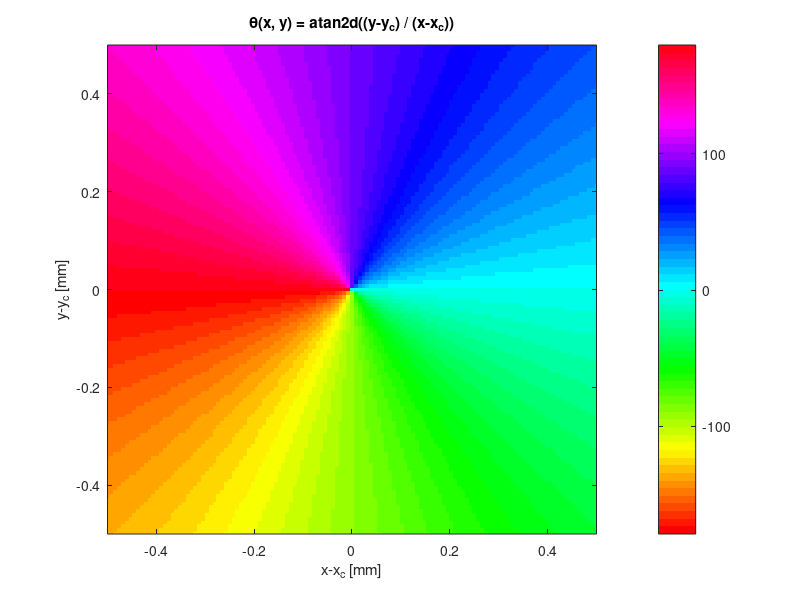
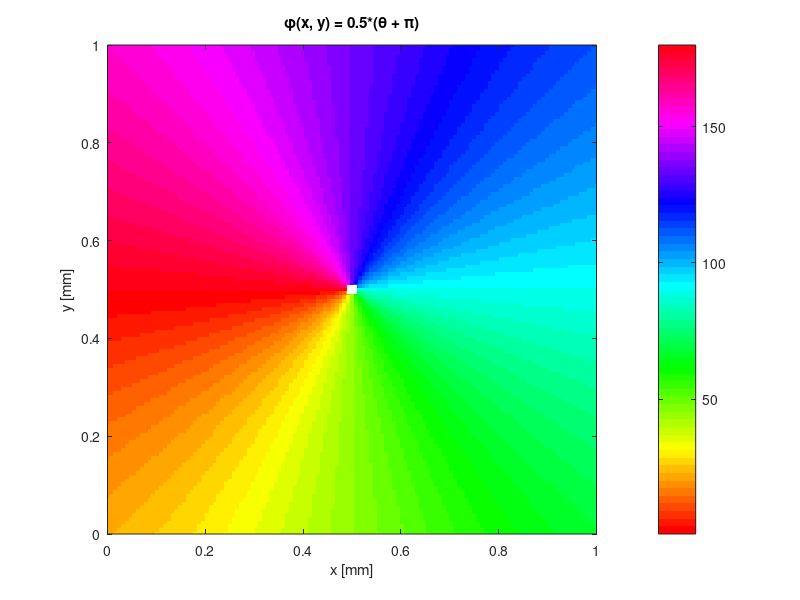
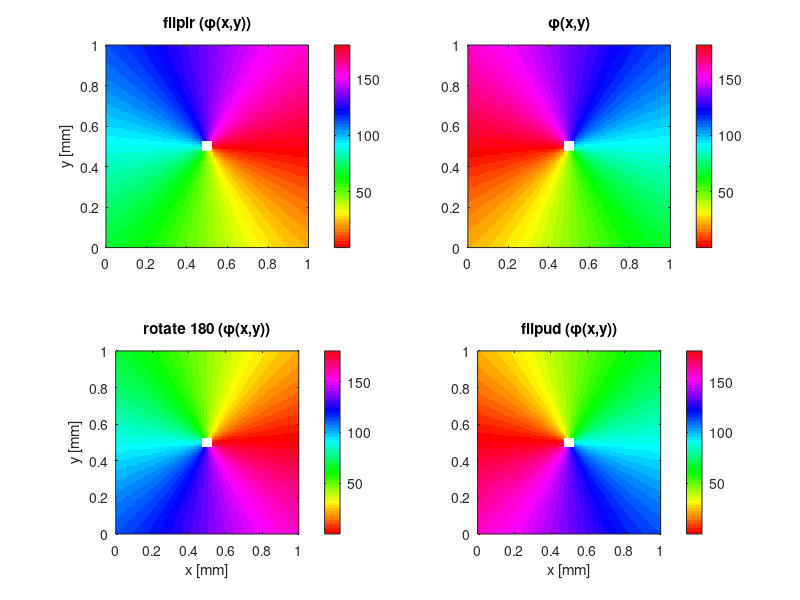
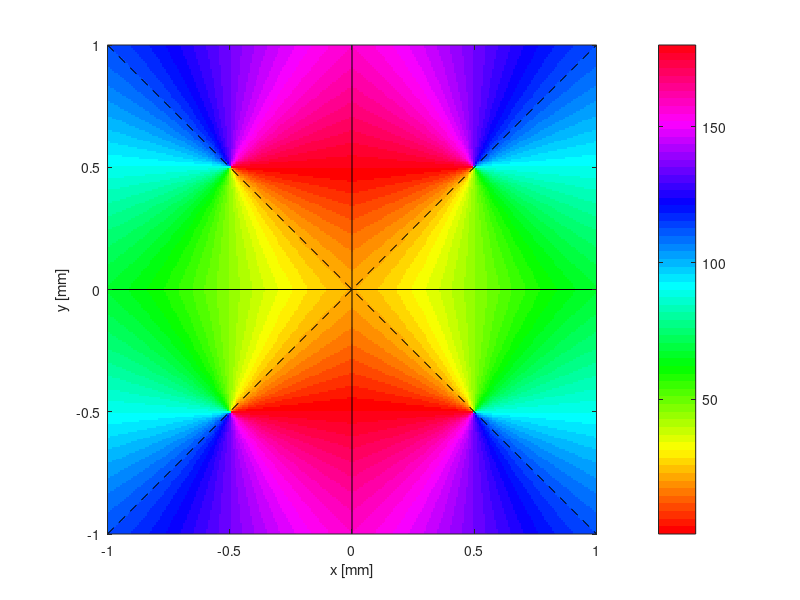

These charts were generated, in order, by the following MATLAB code: (Note: this script raises an error after producing the figures.)
N=129; %number of points
%{
pinwheel location
--------------------------
          y axis
            ^
 --  -   |  |  |   +   --
            |
------------|-------------> x axix
            |
 --  +   |  |  |   -   --   

---------------------------
'-' sign stands for clockwise rotation
'+' sign stands for counter clockwise rotation

%}
%==========================================================================
% STEP 1: Compute the right-top pinwheel matrix
% Size of the fundamental domain 
X_rt=(0:1/(N-1):1);
Y_rt=(0:1/(N-1):1);

% Pinwheel centre
x_pw = 0.5; % mm
y_pw = 0.5; % mm


% Shift coordinates
Xc = X_rt - x_pw;
Yc = Y_rt - y_pw;

%%

% Grid of the domain
[X, Y] = meshgrid(Xc, Yc);

% theta
A        = atan2d(Y, X);

xy_idx = ceil(N/2);
A_rt(xy_idx, xy_idx) = -inf;

figure(1);
imagesc(Xc, Yc, A); hold on;
title('\theta(x, y) = atan2d((y-y_c) / (x-x_c))')
colormap('hsv')
axis equal
xlim([-0.5, 0.5])
ylim([-0.5, 0.5])

xlabel('x-x_c [mm]')
ylabel('y-y_c [mm]')
set(gca, 'YDir', 'normal');
colorbar()
%%

% Shift range to 0 - 180 
% phi = 1/2 * (theta + 180)
A_rt = 0.5*(atan2d(Y, X) + 180);

figure(2);
imagesc(X_rt, Y_rt, A_rt); hold on;
title('\phi(x, y) = 0.5*(\theta + \pi)')
colormap('hsv')
scatter(x_pw, y_pw, 50, [1 1 1], 's', 'filled');
axis equal
xlim([-0.0, 1.0])
ylim([-0.0, 1.0])

xlabel('x [mm]')
ylabel('y [mm]')

% This command basically flips the array upside down
set(gca,'YDir','normal')

colorbar()
%%  Test rotation symmetry
% figure(3);
% subplot(2,2,2)
% h = pcolor(X_rt, Y_rt, A_rt); hold on;
% title('\phi(x,y)')
% set(h,'EdgeColor','none')
% colormap('hsv')
% scatter(X_rt(xy_idx), Y_rt(xy_idx), 50, [1 1 1], 's', 'filled');
% axis equal
% xlim([0, 1])
% ylim([0, 1])
% 
% rot_angle = 1; 
% subplot(2,2,1)
% h1 = pcolor(X_rt, Y_rt, rot90(A_rt,rot_angle)); hold on;
% title('\phi(x,y)')
% 
% set(h1,'EdgeColor','none')
% colormap('hsv')
% scatter(X_rt(xy_idx), Y_rt(xy_idx), 50, [1 1 1], 's', 'filled');
% axis equal
% xlim([0, 1])
% ylim([0, 1])
% ylabel('y [mm]')
% 
% 
% subplot(2,2,3)
% h2 = pcolor(X_rt, Y_rt, rot90(rot90(A_rt,rot_angle),rot_angle)); hold on;
% set(h2,'EdgeColor','none')
% colormap('hsv')
% scatter(X_rt(xy_idx), Y_rt(xy_idx), 50, [1 1 1], 's', 'filled');
% axis equal
% xlim([0, 1])
% ylim([0, 1])
% 
% ylabel('y [mm]')
% xlabel('x [mm]')
% 
% 
% subplot(2,2,4)
% h3 = pcolor(X_rt, Y_rt, rot90(rot90(rot90(A_rt,rot_angle),rot_angle),rot_angle)); hold on;
% set(h3,'EdgeColor','none')
% colormap('hsv')
% scatter(X_rt(xy_idx), Y_rt(xy_idx), 50, [1 1 1], 's', 'filled');
% axis equal
% xlim([0, 1])
% ylim([0, 1])
% 
% xlabel('x [mm]')

%% Test rotation symmetry

% figure(4);
% 
% rot_angle = -1; 
% subplot(2,2,1)
% h1 = pcolor(X_rt, Y_rt, rot90(A_rt,rot_angle)); hold on;
% set(h1,'EdgeColor','none')
% colormap('hsv')
% scatter(X_rt(xy_idx), Y_rt(xy_idx), 50, [1 1 1], 's', 'filled');
% axis equal
% xlim([0, 1])
% ylim([0, 1])
% ylabel('y [mm]')
% 
% 
% subplot(2,2,2)
% h = pcolor(X_rt, Y_rt, A_rt); hold on;
% title('\phi(x,y)')
% set(h,'EdgeColor','none')
% colormap('hsv')
% scatter(X_rt(xy_idx), Y_rt(xy_idx), 50, [1 1 1], 's', 'filled');
% axis equal
% xlim([0, 1])
% ylim([0, 1])
% 
% 
% 
% subplot(2,2,3)
% h2 = pcolor(X_rt, Y_rt, rot90(rot90(A_rt,rot_angle),rot_angle)); hold on;
% set(h2,'EdgeColor','none')
% colormap('hsv')
% scatter(X_rt(xy_idx), Y_rt(xy_idx), 50, [1 1 1], 's', 'filled');
% axis equal
% xlim([0, 1])
% ylim([0, 1])
% 
% ylabel('y [mm]')
% xlabel('x [mm]')
% 
% 
% subplot(2,2,4)
% h3 = pcolor(X_rt, Y_rt, rot90(rot90(rot90(A_rt,rot_angle),rot_angle),rot_angle)); hold on;
% set(h3,'EdgeColor','none')
% colormap('hsv')
% scatter(X_rt(xy_idx), Y_rt(xy_idx), 50, [1 1 1], 's', 'filled');
% axis equal
% xlim([0, 1])
% ylim([0, 1])
% 
% xlabel('x [mm]')
% 
%% Let's flip things around

figure(5);

subplot(2,2,1)
imagesc(X_rt, Y_rt, fliplr(A_rt)); hold on;
title('fliplr (\phi(x,y))')
colormap('hsv')
scatter(x_pw, y_pw, 50, [1 1 1], 's', 'filled');
axis equal
xlim([0, 1])
ylim([0, 1])
ylabel('y [mm]')
set(gca, 'YDir', 'normal')
colorbar()


subplot(2,2,2)
imagesc(X_rt, Y_rt, A_rt); hold on;
title('\phi(x,y)')
colormap('hsv')
scatter(x_pw, y_pw, 50, [1 1 1], 's', 'filled');
axis equal
xlim([0, 1])
ylim([0, 1])
set(gca, 'YDir', 'normal')
colorbar()


subplot(2,2,3)
imagesc(X_rt, Y_rt, rot90(rot90(A_rt))); hold on;
title('rotate 180 (\phi(x,y))')
colormap('hsv')
scatter(x_pw, y_pw, 50, [1 1 1], 's', 'filled');
axis equal
xlim([0, 1])
ylim([0, 1])

ylabel('y [mm]')
xlabel('x [mm]')
set(gca, 'YDir', 'normal')
colorbar()


subplot(2,2,4)
imagesc(X_rt, Y_rt, flipud(A_rt)); hold on;
title('flipud (\phi(x,y))')
colormap('hsv')
scatter(x_pw, y_pw, 50, [1 1 1], 's', 'filled');
axis equal
xlim([0, 1])
ylim([0, 1])
xlabel('x [mm]')
set(gca, 'YDir', 'normal')
colorbar()

%% Make flipped and rotated copies

% To get the unit cell in the right direction we need to flip the
% fundamental domain
%     y|
%      |
%      |
% (0,0) ---->x
A_rt_flipped = flipud(A_rt);

tr = A_rt_flipped;
tl = fliplr(A_rt_flipped);
bl = rot90(rot90(A_rt_flipped));
br = flipud(A_rt_flipped);

%% Concatenate

tr = tr(1:end-1, 2:end);
tl = tl(1:end-1, :); % This one keeps the origin
% bl does not change
br = br(:, 2:end);
PMM = [tl tr; bl br]; 

% Length of primitive cell
X_pc = linspace(-1,1,size(PMM,1)); 
Y_pc = linspace(-1,1,size(PMM,1)); 
[XX, YY] = meshgrid(X_pc, Y_pc);


%%

figure(6)
imagesc(X_pc, Y_pc, PMM); hold on;
colormap('hsv')
axis equal
xlim([-1.0, 1.0])
ylim([-1.0, 1.0])
plot([-1.0, 1.0], [0, 0], 'k')
plot([0.0, 0.0], [-1.0, 1.0], 'k')
plot([-1.0, 1.0], [1.0, -1.0], 'k--')
plot([-1.0, 1.0], [-1.0, 1.0], 'k--')
ylabel('y [mm]')
xlabel('x [mm]')
set(gca, 'YDir', 'normal')
colorbar()

%%

XC = [-0.8, -0.5, -0.5, -0.25, -0.8, -0.70,  -0.3,  -0.2, -0.5,   0];
YC = [-0.5, -0.8, -0.2, -0.3, -0.7,  -0.25,  -0.7, -0.5,     0, -0.7];
TH = [  90,  135,   45,   15,  105,     65,  155,     0,    45, 170];

for kk=1:length(XC)
    % Lines at 90
    [xcoo, ycoo] = oriented_segment(XC(kk), YC(kk), -TH(kk), 0.05);
    line(xcoo, ycoo, 'color', 'k', 'linewidth', 2)
    line(xcoo, ycoo+2*abs(YC(kk)),  'color', 'k', 'linewidth', 2)
    line(xcoo+2*abs(XC(kk)), ycoo,  'color', 'k', 'linewidth', 2)
    line(xcoo+2*abs(XC(kk)), ycoo+2*abs(YC(kk)),  'color', 'k', 'linewidth', 2)
end
